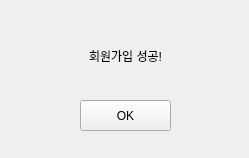
<?xml version="1.0" encoding="UTF-8"?>
<ui version="4.0">
 <class>signUpSuccess</class>
 <widget class="QWidget" name="signUpSuccess">
  <property name="windowModality">
   <enum>Qt::ApplicationModal</enum>
  </property>
  <property name="geometry">
   <rect>
    <x>0</x>
    <y>0</y>
    <width>249</width>
    <height>158</height>
   </rect>
  </property>
  <property name="windowTitle">
   <string>Success</string>
  </property>
  <widget class="QPushButton" name="confirm">
   <property name="geometry">
    <rect>
     <x>80</x>
     <y>100</y>
     <width>91</width>
     <height>31</height>
    </rect>
   </property>
   <property name="text">
    <string>OK</string>
   </property>
  </widget>
  <widget class="QLabel" name="label">
   <property name="geometry">
    <rect>
     <x>60</x>
     <y>30</y>
     <width>131</width>
     <height>51</height>
    </rect>
   </property>
   <property name="toolTip">
    <string>&lt;html&gt;&lt;head/&gt;&lt;body&gt;&lt;p align=&quot;center&quot;&gt;&lt;span style=&quot; font-size:12pt; font-weight:600;&quot;&gt;login fail&lt;/span&gt;&lt;/p&gt;&lt;/body&gt;&lt;/html&gt;</string>
   </property>
   <property name="layoutDirection">
    <enum>Qt::LeftToRight</enum>
   </property>
   <property name="text">
    <string>회원가입 성공!</string>
   </property>
   <property name="alignment">
    <set>Qt::AlignCenter</set>
   </property>
  </widget>
 </widget>
 <resources/>
 <connections/>
</ui>
